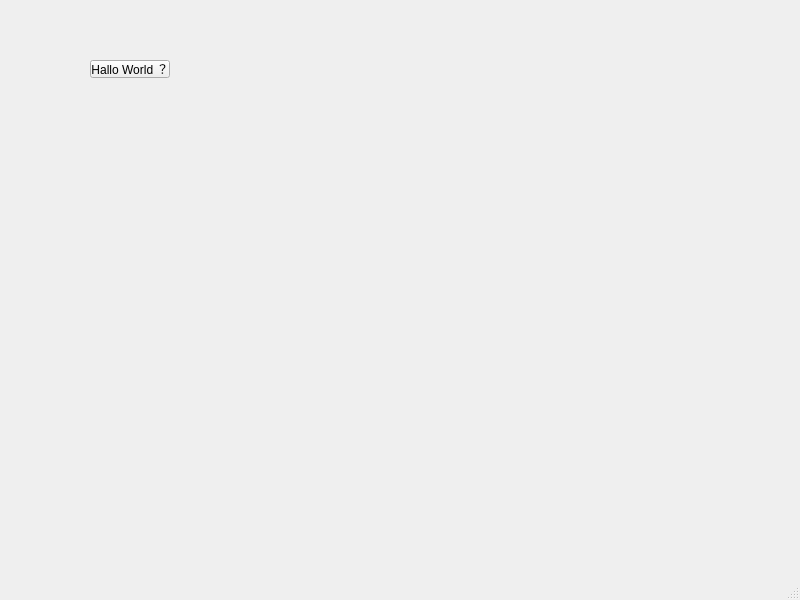
<?xml version="1.0" encoding="UTF-8"?>
<ui version="4.0">
 <class>MainWindow</class>
 <widget class="QMainWindow" name="MainWindow">
  <property name="geometry">
   <rect>
    <x>0</x>
    <y>0</y>
    <width>800</width>
    <height>600</height>
   </rect>
  </property>
  <property name="windowTitle">
   <string>MainWindow</string>
  </property>
  <widget class="QWidget" name="centralwidget">
   <widget class="QPushButton" name="pushButton">
    <property name="geometry">
     <rect>
      <x>90</x>
      <y>60</y>
      <width>80</width>
      <height>18</height>
     </rect>
    </property>
    <property name="text">
     <string>Hallo World ？</string>
    </property>
   </widget>
  </widget>
  <widget class="QMenuBar" name="menubar">
   <property name="geometry">
    <rect>
     <x>0</x>
     <y>0</y>
     <width>800</width>
     <height>17</height>
    </rect>
   </property>
  </widget>
  <widget class="QStatusBar" name="statusbar"/>
 </widget>
 <resources/>
 <connections/>
</ui>
